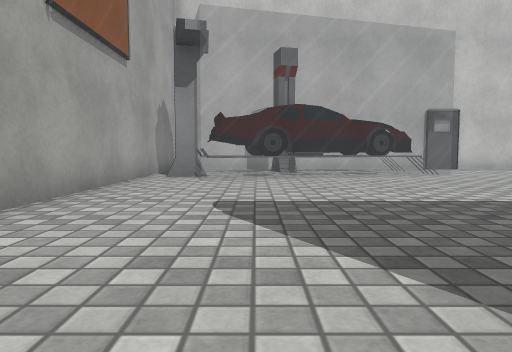
View 1 (above)

12 first-person views from a walk through a Unity game level. The camera is 0.59 m above the floor, tilts 4° down and sees 70° across. The floor is counted in squares, 1 m on a side. Each view is taken from the middle of a square. On the plan, view 1 faces up. The plan holds only what a view shows up to about 10 squares ahead; the rest is blank. The place goes on beyond the plan. Surface patterns are stand-ins for the level's own textures.

View 2
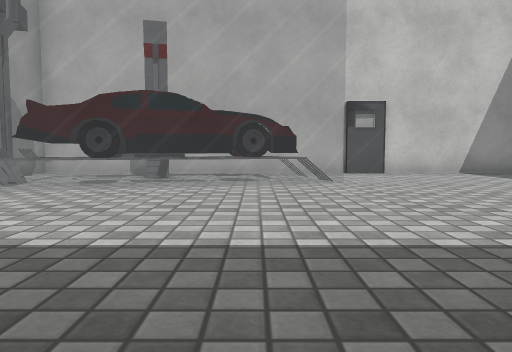

View 3
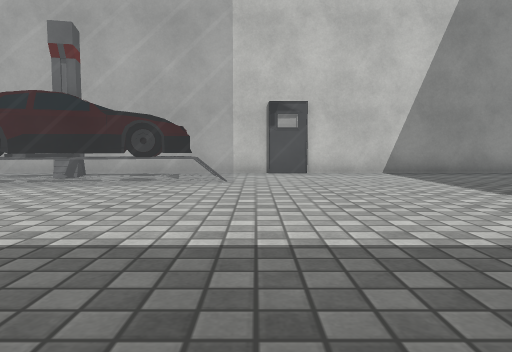

View 4
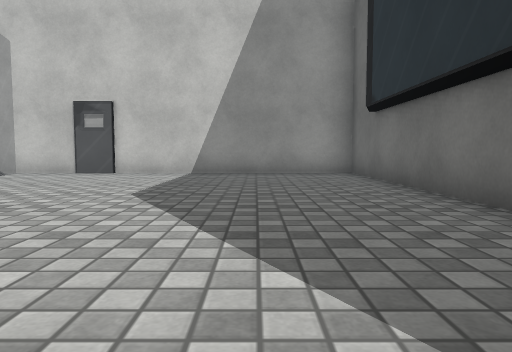

View 5
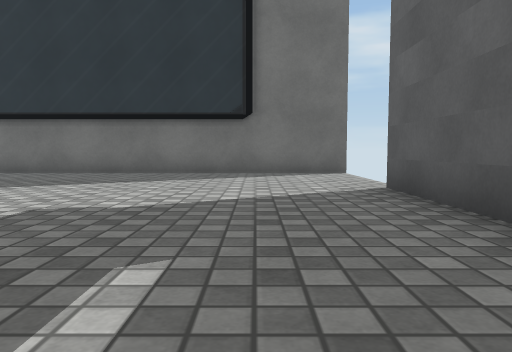

View 6
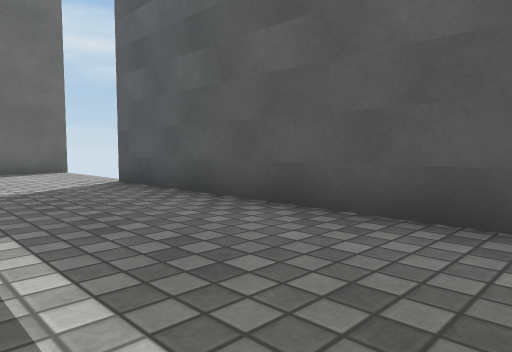

View 7
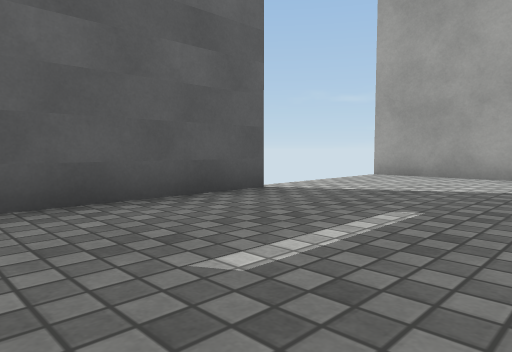

View 8
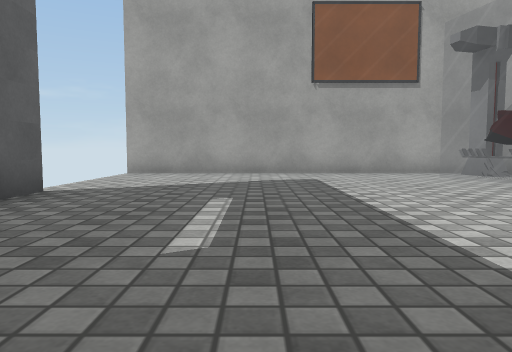

View 9
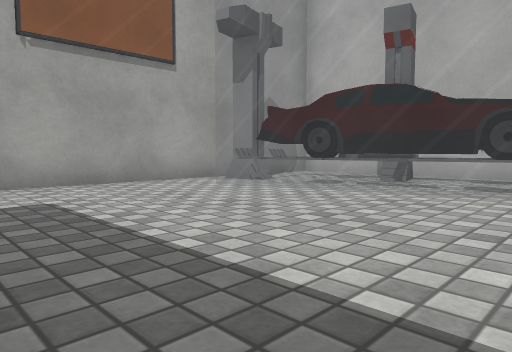

View 10
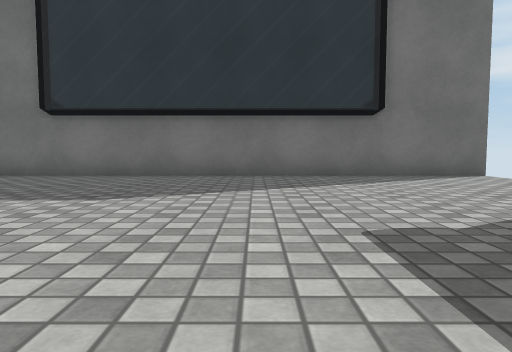

View 11
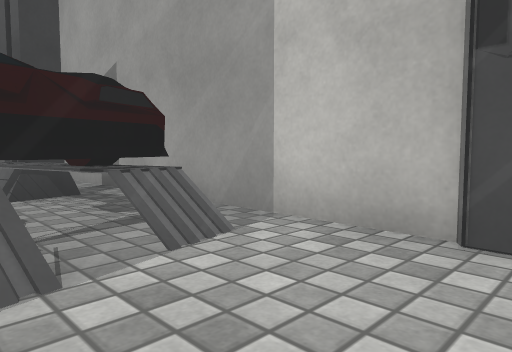

View 12
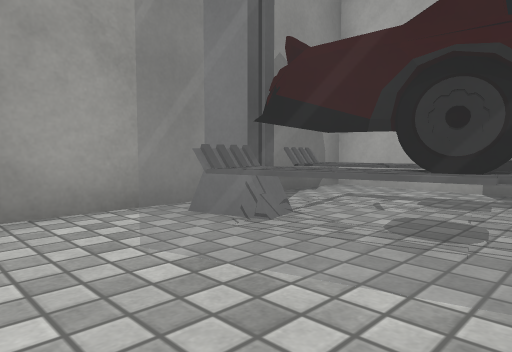

### Floor plan
Key: @ floor where view 1 was taken; # wall or solid block; . floor; = window, fence, low wall or low ledge; O other object.
Columns run from 3 left of view 1 to 13 right of it. Each row starts with its distance up from view 1.
 12 #########=#######
 11 #...====........#
 10 # =OOO#=........#
  9 #=OOO=#=........#
  8 ##OO===.........#
  7 #.=.............#
  6 #...............#
  5 #...............#
  4 #...............#
  3 #...............#
  2 #...............#
  1 #...............#
  0 #..@.########...#

Positions as (right, up) in squares from view 1, and headings:
1: (0, 0), facing up
2: (3, 2), facing up
3: (5, 2), facing up
4: (10, 2), facing up
5: (3, 2), facing right
6: (2, 3), facing down-right
7: (6, 4), facing down-left
8: (7, 3), facing left
9: (4, 3), facing up-left
10: (4, 5), facing right
11: (6, 9), facing up-left
12: (1, 6), facing up-left
